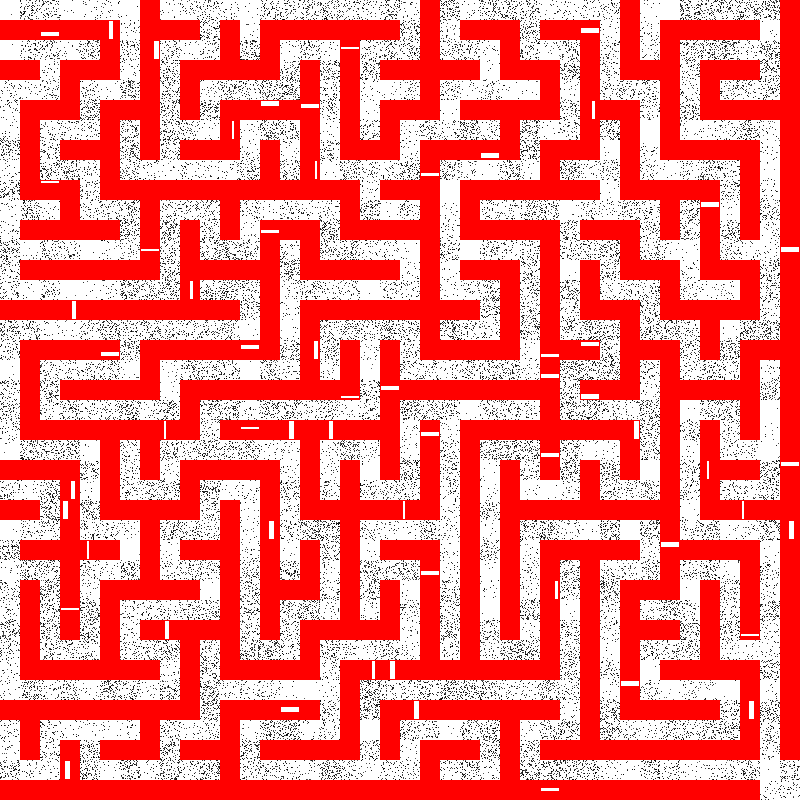
#> input picture X task 1 Windows/mazes/maze_01.png, 800 x 800 px, found by its file name
$ python solution_code.py
#> lines starting #> are read from the running program, lines starting #| are printed output that depends on the picture; after the words box and inside, x2 and y2 are one past the last pixel; in counts of white or black regions, pixels touching at a corner belong together
import cv2

image = cv2.imread("X task 1 Windows/mazes/maze_01.png")
#> image is the input picture: shape (800, 800, 3); mean B, G, R 116.1, 116.1, 241.7

cleaned = image.copy()

mask = (
    (cleaned[:,:,0] <= 100) &
    (cleaned[:,:,1] <= 100) &
    (cleaned[:,:,2] <= 100)
)
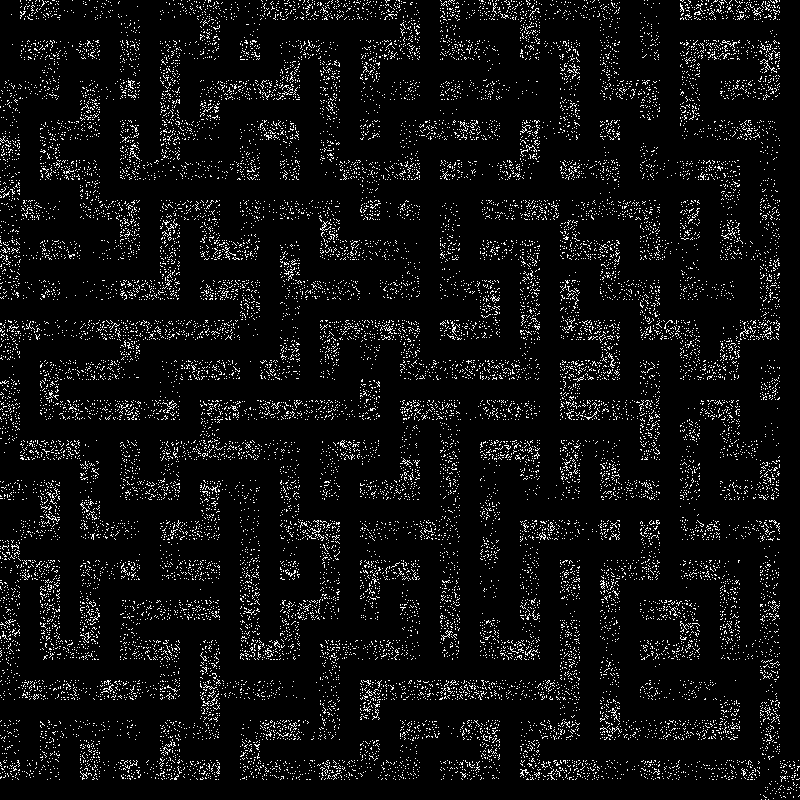
#> mask: shape (800, 800) bool; 6.5% white in thin lines or dots

cleaned[mask] = [255,255,255]
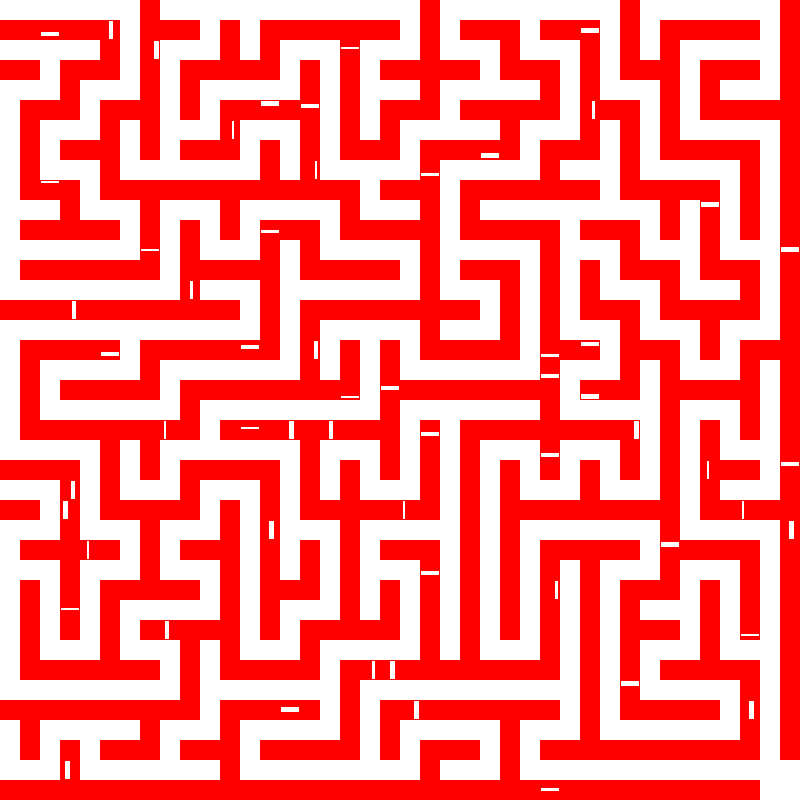
#> cleaned: shape (800, 800, 3); 6.49% of pixels changed, all inside (x1, y1, x2, y2) = (0, 0, 800, 800)

print("Cleaning complete")

maze = []

for row in range(40):

    maze_row = []

    for col in range(40):

        cell = cleaned[
            row*20:(row+1)*20,
            col*20:(col+1)*20
        ]

        red_pixels = (
            (cell[:,:,0] == 0) &
            (cell[:,:,1] == 0) &
            (cell[:,:,2] == 255)
        ).sum()

        if red_pixels > 200:
            maze_row.append(1)
        else:
            maze_row.append(0)

    maze.append(maze_row)
#> after the loop, maze = 40 items

print("Maze extracted")
print("Start:", maze[0][0])
#| Start: 0
print("End:", maze[39][39])
#| End: 0

from collections import deque

start = (0, 0)
goal = (39, 39)

queue = deque([start])

visited = set()
visited.add(start)

parent = {}

found = False

while queue:

    current = queue.popleft()

    if current == goal:
        found = True
        break

    row, col = current

    neighbors = [
        (row - 1, col),
        (row + 1, col),
        (row, col - 1),
        (row, col + 1)
    ]

    for nr, nc in neighbors:

        if not (0 <= nr < 40 and 0 <= nc < 40):
            continue

        if maze[nr][nc] == 1:
            continue

        if (nr, nc) in visited:
            continue

        visited.add((nr, nc))

        parent[(nr, nc)] = current

        queue.append((nr, nc))

print("Goal found:", found)
print("Visited cells:", len(visited))

path = []

if found:

    current = goal

    while current != start:

        path.append(current)
        current = parent[current]

    path.append(start)

    path.reverse()

print("Path length:", len(path))

for row, col in path:

    top = row * 20
    left = col * 20

    cleaned[
        top:top+20,
        left:left+20
    ] = [0, 255, 0]
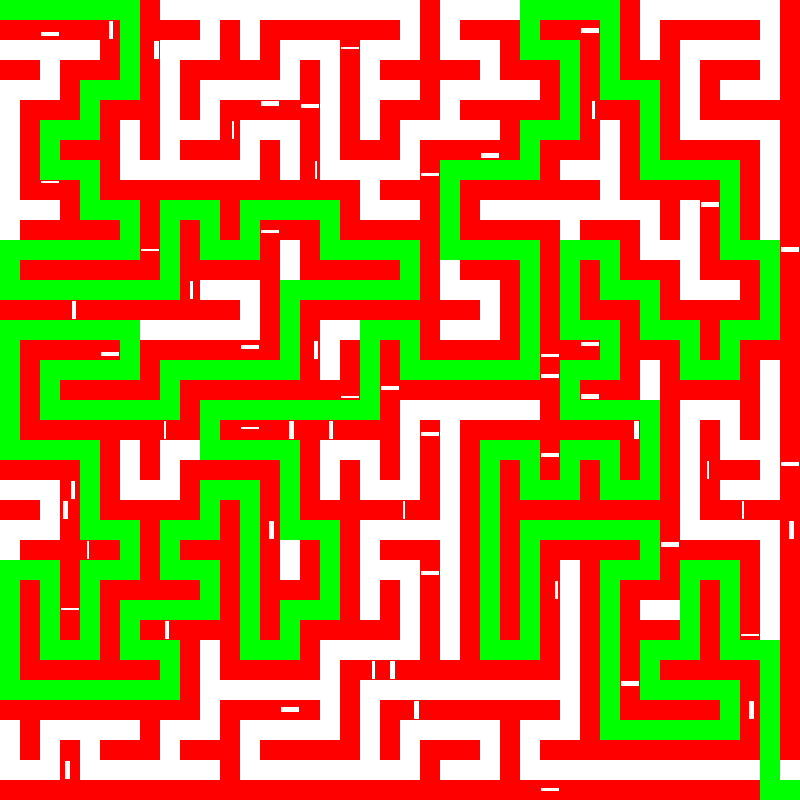
#> cleaned: shape (800, 800, 3); mean B, G, R 64.5, 129.4, 190.1

cv2.imwrite("solved_maze.png", cleaned)

print("Solved maze saved")

$ run again, with X task 1 Windows/mazes/maze_02.png copied over X task 1 Windows/mazes/maze_01.png
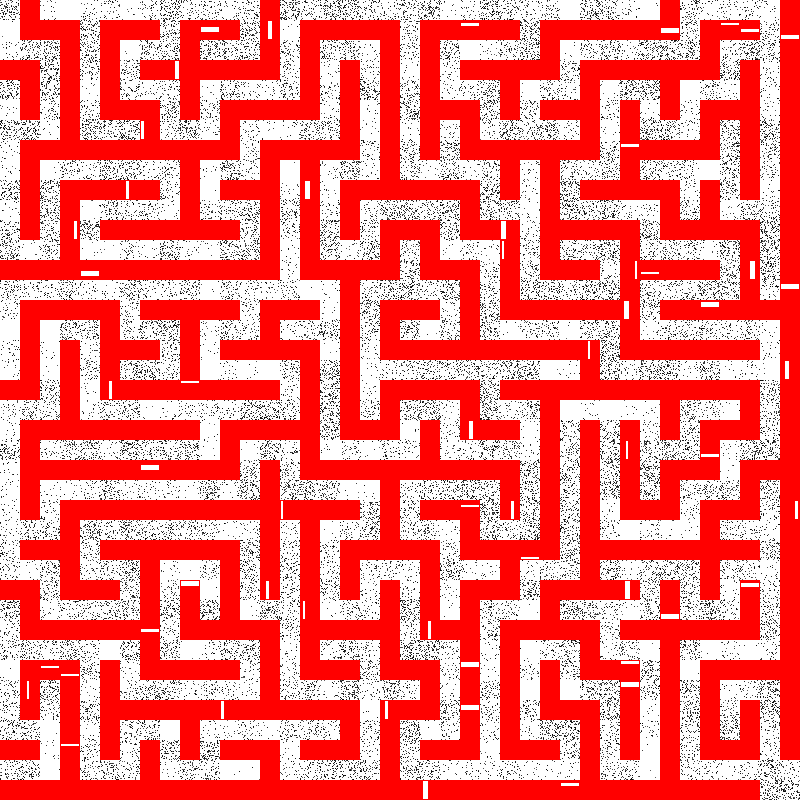
#> input picture X task 1 Windows/mazes/maze_02.png, 800 x 800 px, found by its file name
#> image is the input picture: shape (800, 800, 3); mean B, G, R 116, 116, 241.8
#> `mask = ( (cleaned[:,:,0] <= 100) & (cleaned[:,:,1] <= 100) & (cleaned[..`:
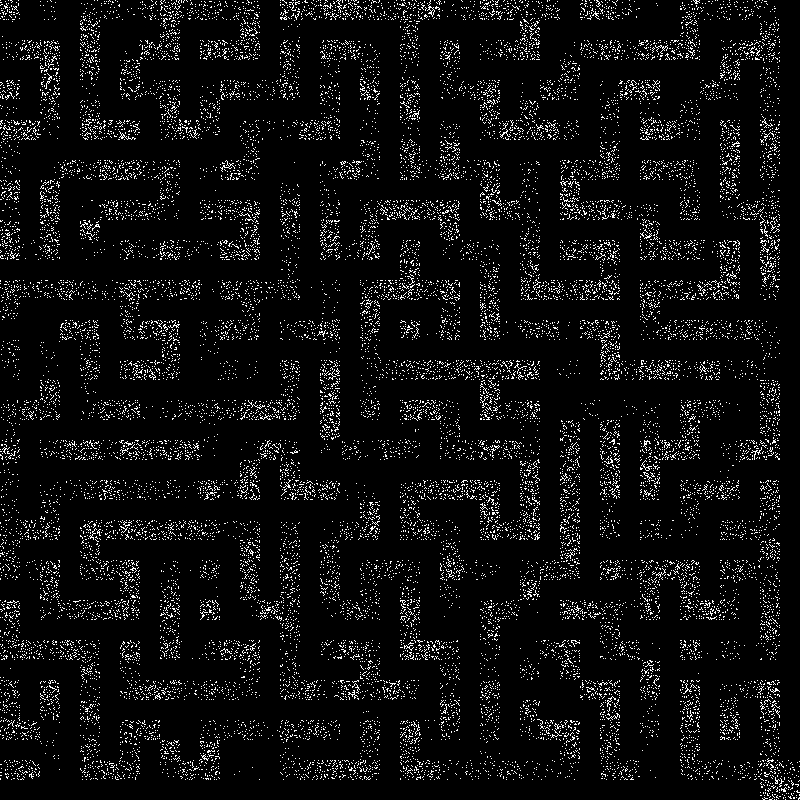
#> mask: shape (800, 800) bool; 6.4% white in thin lines or dots
#> after the loop `for row in range(40):`: maze = 40 items
#| Start: 0
#| End: 0
#> after the loop `for row, col in path:`:
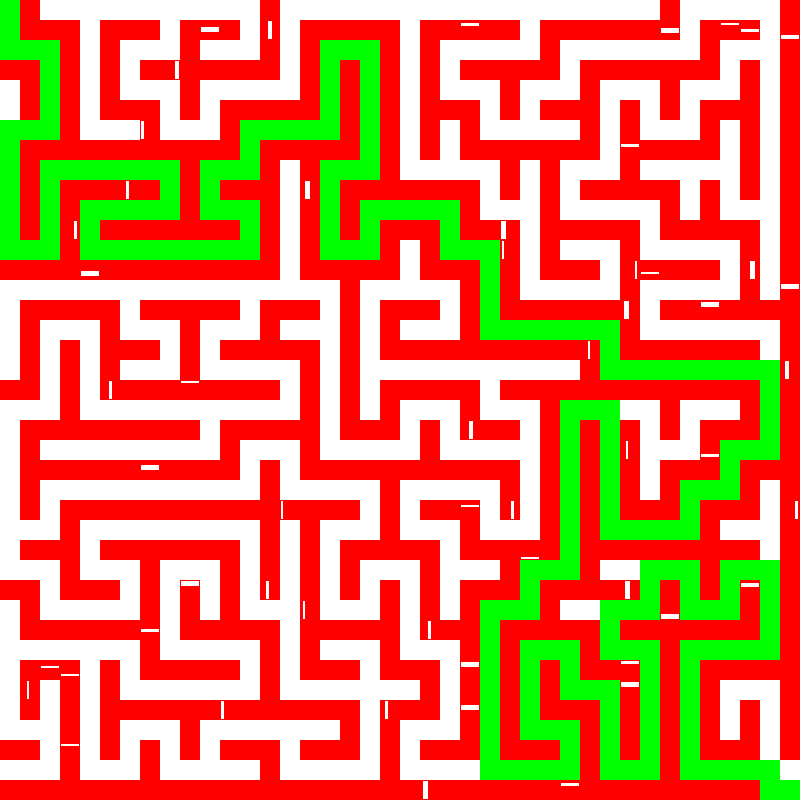
#> cleaned: shape (800, 800, 3); mean B, G, R 93.6, 129.2, 219.5

$ run again, with X task 1 Windows/mazes/maze_03.png copied over X task 1 Windows/mazes/maze_01.png
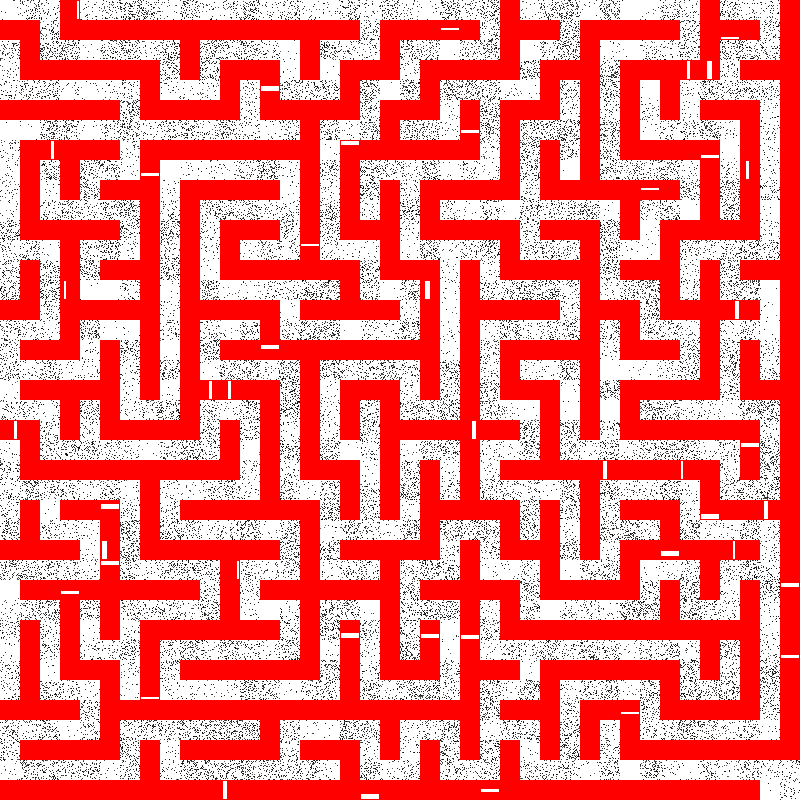
#> input picture X task 1 Windows/mazes/maze_03.png, 800 x 800 px, found by its file name
#> image is the input picture: shape (800, 800, 3); mean B, G, R 115.3, 115.3, 241.4
#> `mask = ( (cleaned[:,:,0] <= 100) & (cleaned[:,:,1] <= 100) & (cleaned[..`:
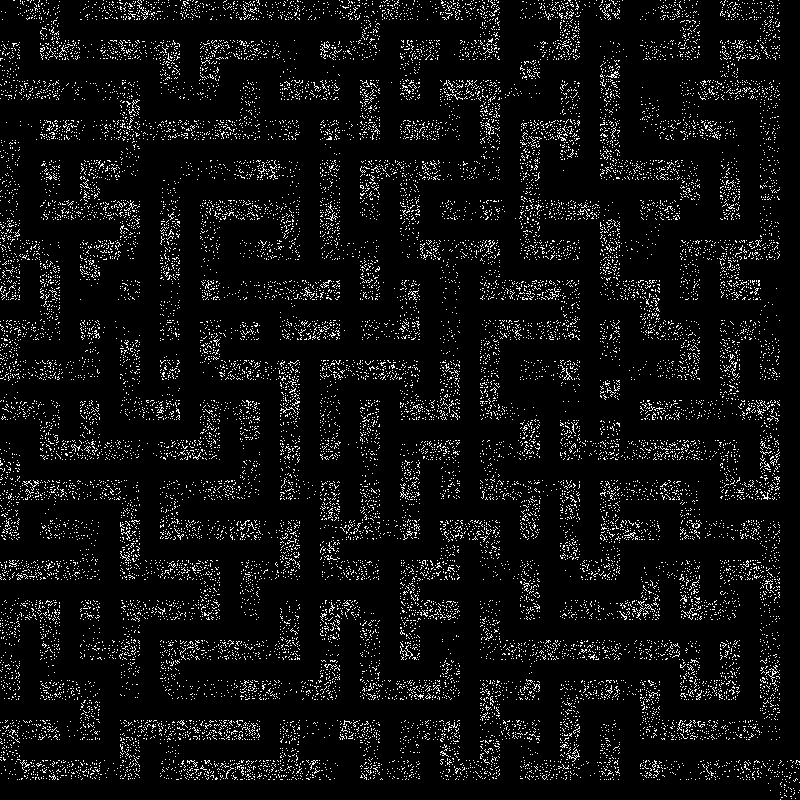
#> mask: shape (800, 800) bool; 6.6% white in thin lines or dots
#> after the loop `for row in range(40):`: maze = 40 items
#| Start: 0
#| End: 0
#> after the loop `for row, col in path:`:
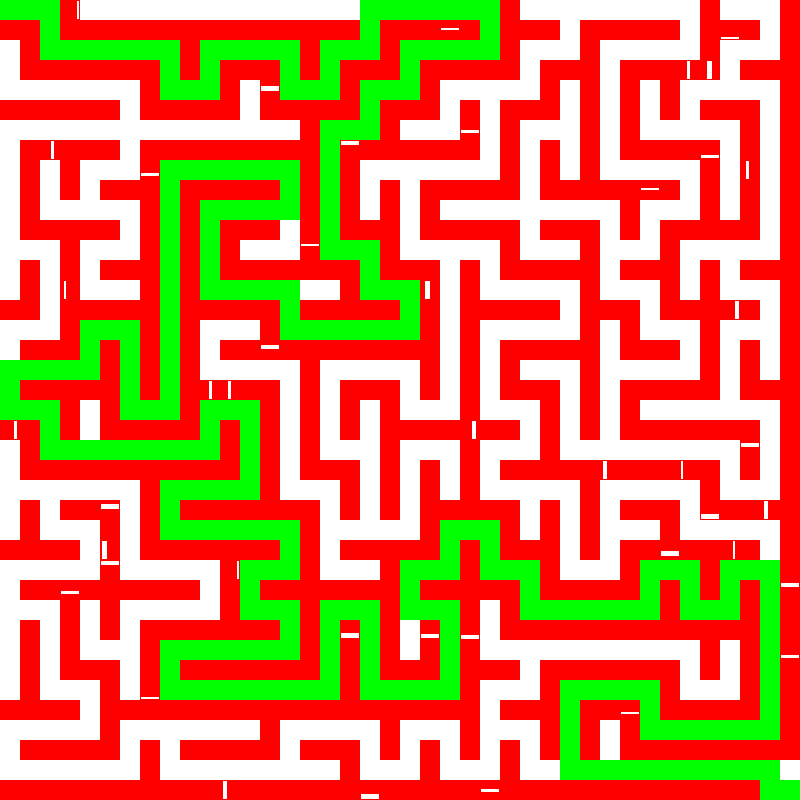
#> cleaned: shape (800, 800, 3); mean B, G, R 86.3, 128.9, 212.4

$ run again, with X task 1 Windows/mazes/maze_04.png copied over X task 1 Windows/mazes/maze_01.png
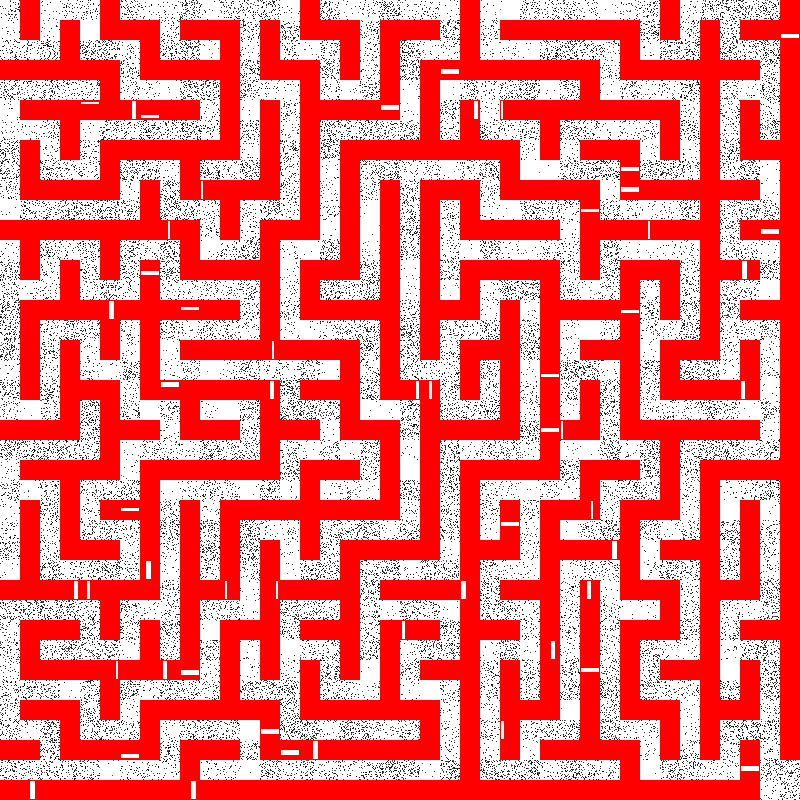
#> input picture X task 1 Windows/mazes/maze_04.png, 800 x 800 px, found by its file name
#> image is the input picture: shape (800, 800, 3); mean B, G, R 115.7, 115.7, 241.5
#> `mask = ( (cleaned[:,:,0] <= 100) & (cleaned[:,:,1] <= 100) & (cleaned[..`:
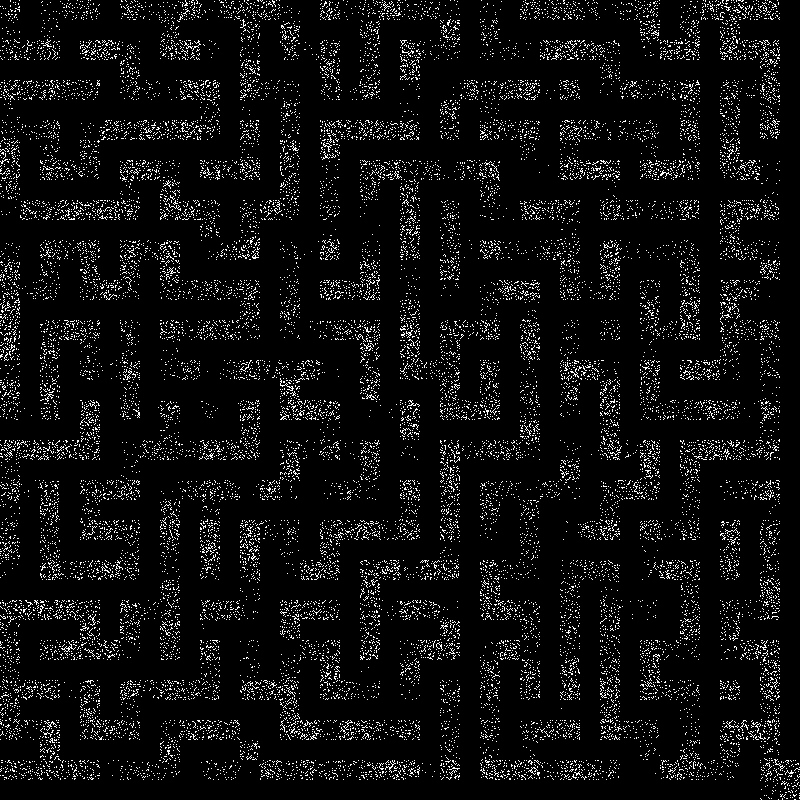
#> mask: shape (800, 800) bool; 6.6% white in thin lines or dots
#> after the loop `for row in range(40):`: maze = 40 items
#| Start: 0
#| End: 0
#> after the loop `for row, col in path:`:
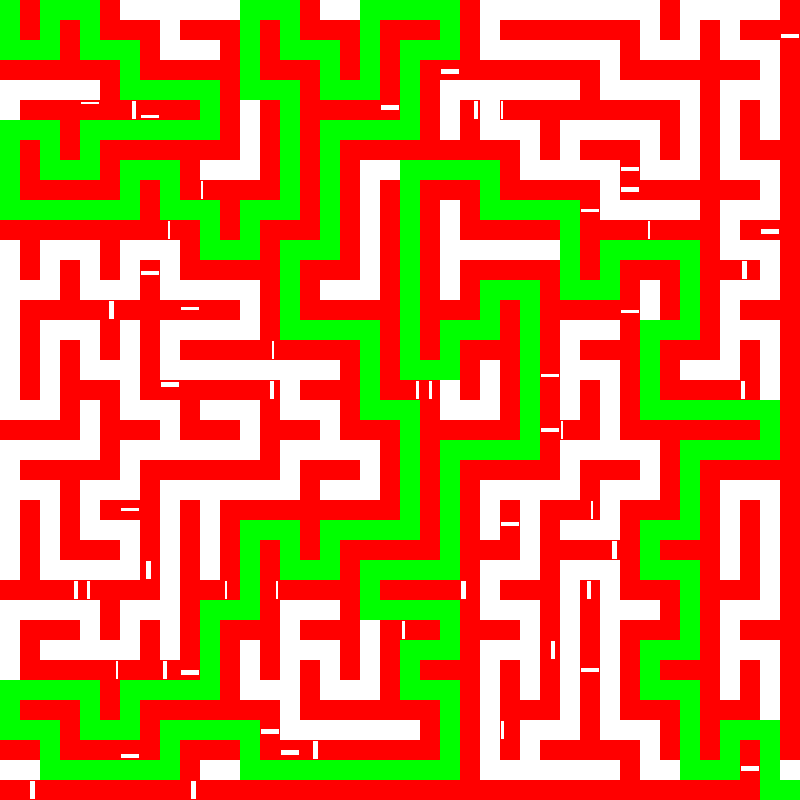
#> cleaned: shape (800, 800, 3); mean B, G, R 75.9, 129.3, 201.6
